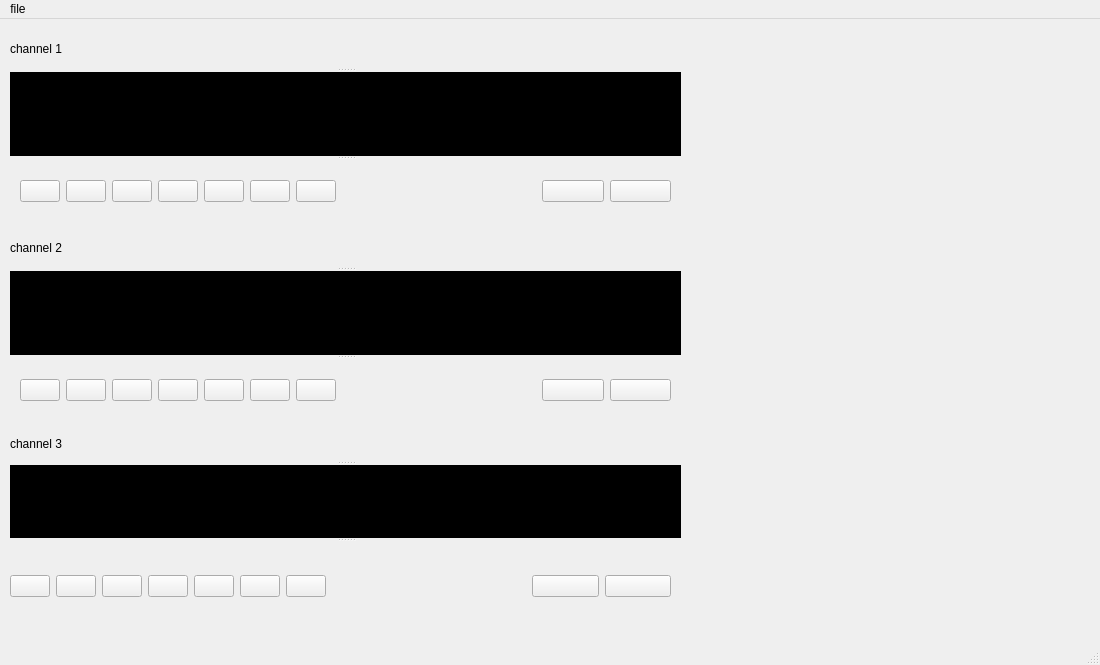
<?xml version="1.0" encoding="UTF-8"?>
<ui version="4.0">
 <class>MainWindow</class>
 <widget class="QMainWindow" name="MainWindow">
  <property name="geometry">
   <rect>
    <x>0</x>
    <y>0</y>
    <width>1100</width>
    <height>665</height>
   </rect>
  </property>
  <property name="windowTitle">
   <string>MainWindow</string>
  </property>
  <widget class="QWidget" name="centralwidget">
   <widget class="QWidget" name="verticalLayoutWidget">
    <property name="geometry">
     <rect>
      <x>10</x>
      <y>10</y>
      <width>671</width>
      <height>591</height>
     </rect>
    </property>
    <layout class="QVBoxLayout" name="verticalLayout">
     <item>
      <widget class="QSplitter" name="splitter_ch1">
       <property name="orientation">
        <enum>Qt::Vertical</enum>
       </property>
       <widget class="QLabel" name="lbl_ch1">
        <property name="text">
         <string>channel 1</string>
        </property>
       </widget>
       <widget class="QWidget" name="signal_ch1" native="true">
        <property name="enabled">
         <bool>true</bool>
        </property>
        <property name="styleSheet">
         <string notr="true">background-color: rgb(0, 0, 0);</string>
        </property>
       </widget>
       <widget class="QWidget" name="layoutWidget_5">
        <layout class="QHBoxLayout" name="horz_btns_ch1">
         <property name="leftMargin">
          <number>10</number>
         </property>
         <property name="rightMargin">
          <number>10</number>
         </property>
         <item>
          <widget class="QPushButton" name="move_down_btn_ch1">
           <property name="styleSheet">
            <string notr="true"/>
           </property>
           <property name="text">
            <string/>
           </property>
          </widget>
         </item>
         <item>
          <widget class="QPushButton" name="slow_btn_ch1">
           <property name="text">
            <string/>
           </property>
          </widget>
         </item>
         <item>
          <widget class="QPushButton" name="zoom_out_btn_ch1">
           <property name="text">
            <string/>
           </property>
          </widget>
         </item>
         <item>
          <widget class="QPushButton" name="play_pause_btn_ch1">
           <property name="text">
            <string/>
           </property>
           <property name="icon">
            <iconset resource="imgs.qrc">
             <normaloff>:/imgs/imgs/play.png</normaloff>:/imgs/imgs/play.png</iconset>
           </property>
          </widget>
         </item>
         <item>
          <widget class="QPushButton" name="zoom_in_btn_ch1">
           <property name="text">
            <string/>
           </property>
          </widget>
         </item>
         <item>
          <widget class="QPushButton" name="speed_up_btn_ch1">
           <property name="text">
            <string/>
           </property>
          </widget>
         </item>
         <item>
          <widget class="QPushButton" name="move_up_btn_ch1">
           <property name="text">
            <string/>
           </property>
          </widget>
         </item>
         <item>
          <spacer name="horizontalSpacer_ch1">
           <property name="orientation">
            <enum>Qt::Horizontal</enum>
           </property>
           <property name="sizeHint" stdset="0">
            <size>
             <width>200</width>
             <height>20</height>
            </size>
           </property>
          </spacer>
         </item>
         <item>
          <widget class="QPushButton" name="screen_sht_btn_ch1_2">
           <property name="enabled">
            <bool>true</bool>
           </property>
           <property name="sizePolicy">
            <sizepolicy hsizetype="Minimum" vsizetype="Fixed">
             <horstretch>10</horstretch>
             <verstretch>0</verstretch>
            </sizepolicy>
           </property>
           <property name="minimumSize">
            <size>
             <width>37</width>
             <height>0</height>
            </size>
           </property>
           <property name="text">
            <string/>
           </property>
          </widget>
         </item>
         <item>
          <widget class="QPushButton" name="edit_btn_ch1">
           <property name="enabled">
            <bool>true</bool>
           </property>
           <property name="sizePolicy">
            <sizepolicy hsizetype="Minimum" vsizetype="Fixed">
             <horstretch>10</horstretch>
             <verstretch>0</verstretch>
            </sizepolicy>
           </property>
           <property name="minimumSize">
            <size>
             <width>37</width>
             <height>0</height>
            </size>
           </property>
           <property name="text">
            <string/>
           </property>
          </widget>
         </item>
        </layout>
       </widget>
      </widget>
     </item>
     <item>
      <widget class="QSplitter" name="ch2_splitter">
       <property name="orientation">
        <enum>Qt::Vertical</enum>
       </property>
       <widget class="QLabel" name="lbl_ch2">
        <property name="text">
         <string>channel 2</string>
        </property>
       </widget>
       <widget class="QWidget" name="signal_ch2" native="true">
        <property name="styleSheet">
         <string notr="true">background-color: rgb(0, 0, 0);</string>
        </property>
       </widget>
       <widget class="QWidget" name="">
        <layout class="QHBoxLayout" name="horz_btns_ch2">
         <property name="leftMargin">
          <number>10</number>
         </property>
         <property name="rightMargin">
          <number>10</number>
         </property>
         <item>
          <widget class="QPushButton" name="move_down_btn_ch2">
           <property name="styleSheet">
            <string notr="true"/>
           </property>
           <property name="text">
            <string/>
           </property>
          </widget>
         </item>
         <item>
          <widget class="QPushButton" name="slow_btn__ch2">
           <property name="text">
            <string/>
           </property>
          </widget>
         </item>
         <item>
          <widget class="QPushButton" name="zoom_out_btn_ch2">
           <property name="text">
            <string/>
           </property>
          </widget>
         </item>
         <item>
          <widget class="QPushButton" name="play_pause_btn_ch2">
           <property name="text">
            <string/>
           </property>
          </widget>
         </item>
         <item>
          <widget class="QPushButton" name="zoom_in_btn_ch2">
           <property name="text">
            <string/>
           </property>
          </widget>
         </item>
         <item>
          <widget class="QPushButton" name="speed_up_btn_ch2">
           <property name="text">
            <string/>
           </property>
          </widget>
         </item>
         <item>
          <widget class="QPushButton" name="move_up_btn_ch2">
           <property name="text">
            <string/>
           </property>
          </widget>
         </item>
         <item>
          <spacer name="horizontalSpacer_ch2">
           <property name="orientation">
            <enum>Qt::Horizontal</enum>
           </property>
           <property name="sizeHint" stdset="0">
            <size>
             <width>200</width>
             <height>20</height>
            </size>
           </property>
          </spacer>
         </item>
         <item>
          <widget class="QPushButton" name="screen_sht_btn_ch2">
           <property name="enabled">
            <bool>true</bool>
           </property>
           <property name="sizePolicy">
            <sizepolicy hsizetype="Minimum" vsizetype="Fixed">
             <horstretch>10</horstretch>
             <verstretch>0</verstretch>
            </sizepolicy>
           </property>
           <property name="minimumSize">
            <size>
             <width>37</width>
             <height>0</height>
            </size>
           </property>
           <property name="text">
            <string/>
           </property>
          </widget>
         </item>
         <item>
          <widget class="QPushButton" name="edit_btn_ch2">
           <property name="enabled">
            <bool>true</bool>
           </property>
           <property name="sizePolicy">
            <sizepolicy hsizetype="Minimum" vsizetype="Fixed">
             <horstretch>10</horstretch>
             <verstretch>0</verstretch>
            </sizepolicy>
           </property>
           <property name="minimumSize">
            <size>
             <width>37</width>
             <height>0</height>
            </size>
           </property>
           <property name="text">
            <string/>
           </property>
          </widget>
         </item>
        </layout>
       </widget>
      </widget>
     </item>
     <item>
      <widget class="QSplitter" name="ch3_splitter">
       <property name="orientation">
        <enum>Qt::Vertical</enum>
       </property>
       <widget class="QLabel" name="lbl_ch3">
        <property name="text">
         <string>channel 3</string>
        </property>
       </widget>
       <widget class="QWidget" name="signal_ch3" native="true">
        <property name="styleSheet">
         <string notr="true">background-color: rgb(0, 0, 0);</string>
        </property>
       </widget>
       <widget class="QWidget" name="">
        <layout class="QHBoxLayout" name="horz_btns_ch1_2">
         <property name="topMargin">
          <number>10</number>
         </property>
         <property name="rightMargin">
          <number>10</number>
         </property>
         <item>
          <widget class="QPushButton" name="move_down_btn_ch3">
           <property name="styleSheet">
            <string notr="true"/>
           </property>
           <property name="text">
            <string/>
           </property>
          </widget>
         </item>
         <item>
          <widget class="QPushButton" name="slow_btn_ch3">
           <property name="text">
            <string/>
           </property>
          </widget>
         </item>
         <item>
          <widget class="QPushButton" name="zoom_out_btn_ch3">
           <property name="text">
            <string/>
           </property>
          </widget>
         </item>
         <item>
          <widget class="QPushButton" name="play_pause_btn_ch3">
           <property name="text">
            <string/>
           </property>
          </widget>
         </item>
         <item>
          <widget class="QPushButton" name="zoom_in_btn_ch3">
           <property name="text">
            <string/>
           </property>
          </widget>
         </item>
         <item>
          <widget class="QPushButton" name="speed_up_btn_ch3">
           <property name="text">
            <string/>
           </property>
          </widget>
         </item>
         <item>
          <widget class="QPushButton" name="move_up_btn_ch3">
           <property name="text">
            <string/>
           </property>
          </widget>
         </item>
         <item>
          <spacer name="horizontalSpacer_ch3">
           <property name="orientation">
            <enum>Qt::Horizontal</enum>
           </property>
           <property name="sizeHint" stdset="0">
            <size>
             <width>200</width>
             <height>17</height>
            </size>
           </property>
          </spacer>
         </item>
         <item>
          <widget class="QPushButton" name="edit_btn_ch3">
           <property name="enabled">
            <bool>true</bool>
           </property>
           <property name="sizePolicy">
            <sizepolicy hsizetype="Minimum" vsizetype="Fixed">
             <horstretch>10</horstretch>
             <verstretch>0</verstretch>
            </sizepolicy>
           </property>
           <property name="minimumSize">
            <size>
             <width>37</width>
             <height>0</height>
            </size>
           </property>
           <property name="text">
            <string/>
           </property>
          </widget>
         </item>
         <item>
          <widget class="QPushButton" name="sccreen_sht_btn_ch3">
           <property name="enabled">
            <bool>true</bool>
           </property>
           <property name="sizePolicy">
            <sizepolicy hsizetype="Minimum" vsizetype="Fixed">
             <horstretch>10</horstretch>
             <verstretch>0</verstretch>
            </sizepolicy>
           </property>
           <property name="minimumSize">
            <size>
             <width>37</width>
             <height>0</height>
            </size>
           </property>
           <property name="text">
            <string/>
           </property>
          </widget>
         </item>
        </layout>
       </widget>
      </widget>
     </item>
    </layout>
   </widget>
  </widget>
  <widget class="QMenuBar" name="menubar">
   <property name="geometry">
    <rect>
     <x>0</x>
     <y>0</y>
     <width>1100</width>
     <height>26</height>
    </rect>
   </property>
   <widget class="QMenu" name="menufile">
    <property name="title">
     <string>file</string>
    </property>
    <widget class="QMenu" name="menuadd_signal">
     <property name="title">
      <string>add signal</string>
     </property>
     <addaction name="actionchannel_1"/>
     <addaction name="actionchannel_2"/>
     <addaction name="actionchannel_3"/>
    </widget>
    <addaction name="menuadd_signal"/>
    <addaction name="actionreport"/>
   </widget>
   <addaction name="menufile"/>
  </widget>
  <widget class="QStatusBar" name="statusbar"/>
  <action name="actionproperties">
   <property name="text">
    <string>properties</string>
   </property>
  </action>
  <action name="actionchannel_1">
   <property name="text">
    <string>channel 1</string>
   </property>
  </action>
  <action name="actionchannel_2">
   <property name="text">
    <string>channel 2</string>
   </property>
  </action>
  <action name="actionchannel_3">
   <property name="text">
    <string>channel 3</string>
   </property>
  </action>
  <action name="actionreport">
   <property name="text">
    <string>report</string>
   </property>
  </action>
 </widget>
 <resources>
  <include location="imgs.qrc"/>
 </resources>
 <connections/>
</ui>
